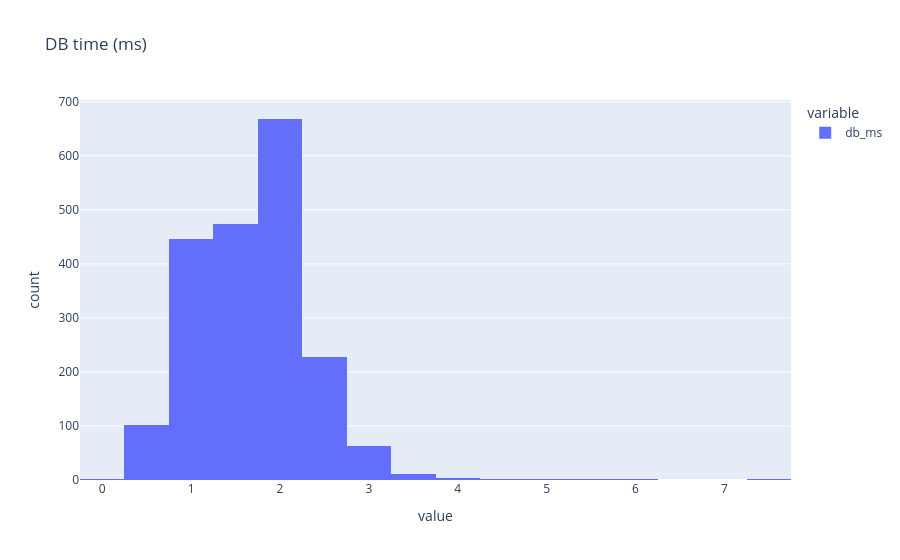
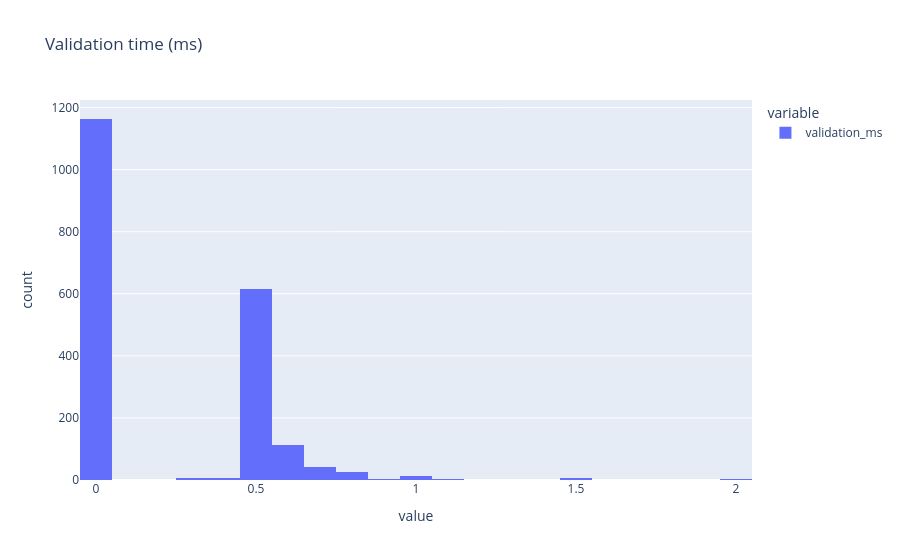
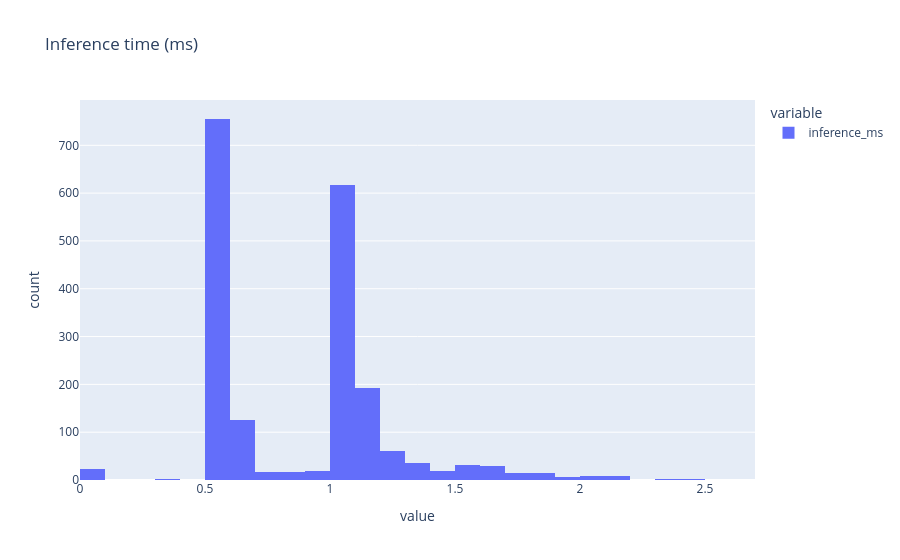
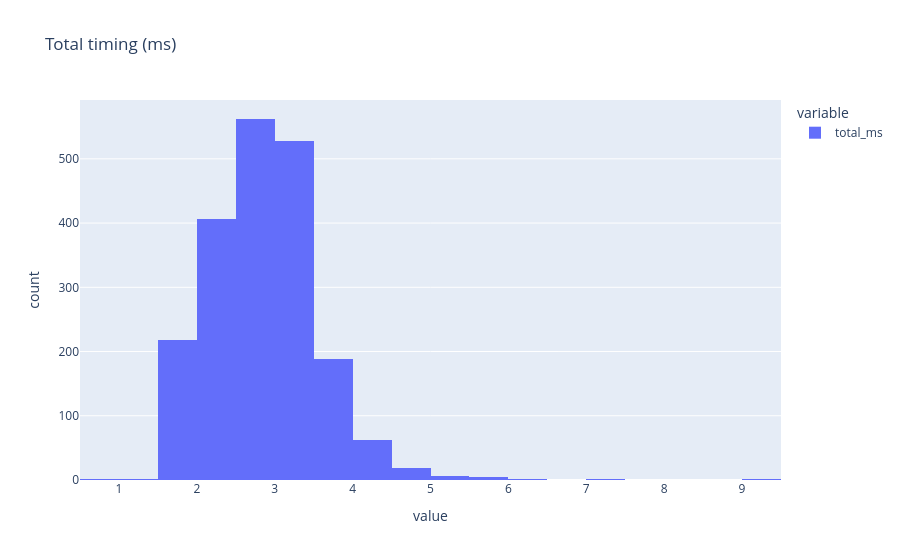

The notebook cell saved with these charts, in order:
### Markdown cell above
## Détail latence

### Code cell
print("\n=== TIMINGS ===")
if not timing_stats:
    print("Aucun champ timing trouvé dans outputs.")
else:
    for k in ["db_ms", "validation_ms", "inference_ms", "total_ms"]:
        if k in timing_stats:
            s = timing_stats[k]
            print(f"{k}: p50={s['p50']:.2f} p95={s['p95']:.2f} p99={s['p99']:.2f} mean={s['mean']:.2f}")

    # Graphes timing
    for col, title in [
        ("db_ms", "DB time (ms)"),
        ("validation_ms", "Validation time (ms)"),
        ("inference_ms", "Inference time (ms)"),
        ("total_ms", "Total timing (ms)"),
    ]:
        if col in timing_df.columns:
            hist_latency(timing_df[col], title).show()

### Figure 1 — Plotly figure (JSON) as saved in the notebook; plotly's stock layout.template omitted (floating-point values rounded to 4 significant figures; data arrays with more than 128 entries replaced by an {"elided": "..."} marker saying what was removed)
{"data": [{"bingroup": "x", "hovertemplate": "variable=db_ms<br>value=%{x}<br>count=%{y}<extra></extra>", "legendgroup": "db_ms", "marker": {"color": "#636efa", "pattern": {"shape": ""}}, "name": "db_ms", "nbinsx": 30, "orientation": "v", "showlegend": true, "type": "histogram", "x": {"elided": "2000 float values"}, "xaxis": "x", "yaxis": "y"}], "layout": {"barmode": "relative", "legend": {"title": {"text": "variable"}, "tracegroupgap": 0}, "title": {"text": "DB time (ms)"}, "xaxis": {"anchor": "y", "domain": [0, 1], "title": {"text": "value"}}, "yaxis": {"anchor": "x", "domain": [0, 1], "title": {"text": "count"}}}}

### Figure 2 — Plotly figure (JSON) as saved in the notebook; plotly's stock layout.template omitted (floating-point values rounded to 4 significant figures; data arrays with more than 128 entries replaced by an {"elided": "..."} marker saying what was removed)
{"data": [{"bingroup": "x", "hovertemplate": "variable=validation_ms<br>value=%{x}<br>count=%{y}<extra></extra>", "legendgroup": "validation_ms", "marker": {"color": "#636efa", "pattern": {"shape": ""}}, "name": "validation_ms", "nbinsx": 30, "orientation": "v", "showlegend": true, "type": "histogram", "x": {"elided": "2000 float values"}, "xaxis": "x", "yaxis": "y"}], "layout": {"barmode": "relative", "legend": {"title": {"text": "variable"}, "tracegroupgap": 0}, "title": {"text": "Validation time (ms)"}, "xaxis": {"anchor": "y", "domain": [0, 1], "title": {"text": "value"}}, "yaxis": {"anchor": "x", "domain": [0, 1], "title": {"text": "count"}}}}

### Figure 3 — Plotly figure (JSON) as saved in the notebook; plotly's stock layout.template omitted (floating-point values rounded to 4 significant figures; data arrays with more than 128 entries replaced by an {"elided": "..."} marker saying what was removed)
{"data": [{"bingroup": "x", "hovertemplate": "variable=inference_ms<br>value=%{x}<br>count=%{y}<extra></extra>", "legendgroup": "inference_ms", "marker": {"color": "#636efa", "pattern": {"shape": ""}}, "name": "inference_ms", "nbinsx": 30, "orientation": "v", "showlegend": true, "type": "histogram", "x": {"elided": "2000 float values"}, "xaxis": "x", "yaxis": "y"}], "layout": {"barmode": "relative", "legend": {"title": {"text": "variable"}, "tracegroupgap": 0}, "title": {"text": "Inference time (ms)"}, "xaxis": {"anchor": "y", "domain": [0, 1], "title": {"text": "value"}}, "yaxis": {"anchor": "x", "domain": [0, 1], "title": {"text": "count"}}}}

### Figure 4 — Plotly figure (JSON) as saved in the notebook; plotly's stock layout.template omitted (floating-point values rounded to 4 significant figures; data arrays with more than 128 entries replaced by an {"elided": "..."} marker saying what was removed)
{"data": [{"bingroup": "x", "hovertemplate": "variable=total_ms<br>value=%{x}<br>count=%{y}<extra></extra>", "legendgroup": "total_ms", "marker": {"color": "#636efa", "pattern": {"shape": ""}}, "name": "total_ms", "nbinsx": 30, "orientation": "v", "showlegend": true, "type": "histogram", "x": {"elided": "2000 float values"}, "xaxis": "x", "yaxis": "y"}], "layout": {"barmode": "relative", "legend": {"title": {"text": "variable"}, "tracegroupgap": 0}, "title": {"text": "Total timing (ms)"}, "xaxis": {"anchor": "y", "domain": [0, 1], "title": {"text": "value"}}, "yaxis": {"anchor": "x", "domain": [0, 1], "title": {"text": "count"}}}}
